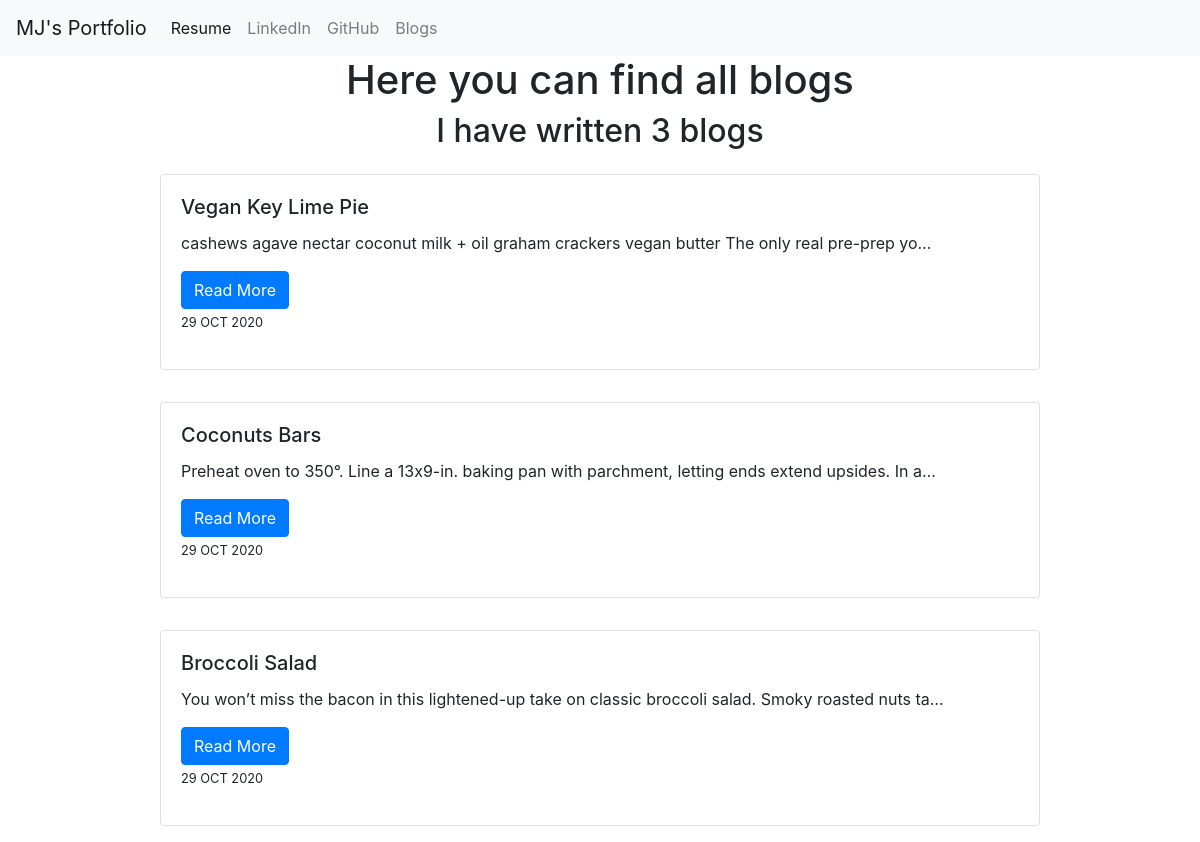
Screenshot of /blog/ with the database file from the repository.
### blog/models.py (models this page shows, shortened)
class Blog(models.Model):
    title = models.CharField(max_length=200)
    description = models.TextField()
    date = models.DateField(auto_now=True)

### blog/views.py (the view)
# urls.py: path('', views.all_blogs, name='all_blogs'),
def all_blogs(request):
    blog = Blog.objects.all()
    return render(request, 'all_blogs.html', {'blog': blog})

### blog/templates/all_blogs.html (shortened to what this page needs)
<!DOCTYPE html>
<html lang="en">
<head>
</head>
<body>
{% extends 'base_template.html' %}
{% block content %}
{% load static %}
<div style="text-align: center;">
    <h1>Here you can find all blogs</h1>
    <h2>I have written {{ blog.count }} blog{{ blog.count|pluralize }} </h2>
</div>
{% load static %}
{% for item in blog %}
<div class="d-flex p-3 bd-highlight flex-row  justify-content-center align-items-center">
    <div class="card" style="width: 55rem;">
        <div class="card-body">
            <h5 class="card-title">{{ item.title }}</h5>
            <p class="card-text">{{ item.description|truncatechars:100|striptags }}</p>
            <a href="{% url 'blog:details' item.id %}" class="btn btn-primary">Read More</a>
            <p><small class="muted-text">{{ item.date|date:'d M Y'|upper }}</small></p>
        </div>
    </div>
</div>
{% endfor %}
{% endblock %}

### portfolio/templates/base_template.html (shortened to what this page needs)
<!doctype html>
<html lang="en">
  <head>
    <link rel="stylesheet" href="https://cdn.jsdelivr.net/npm/bootstrap@4.5.3/dist/css/bootstrap.min.css">
  </head>
  <body>
  {% load static %}
  <nav class="navbar navbar-expand-lg navbar-light bg-light">
  <a class="navbar-brand" href="{% url 'homepage' %}">MJ's Portfolio</a>
  <div class="collapse navbar-collapse" id="navbarSupportedContent">
    <ul class="navbar-nav mr-auto">
      <li class="nav-item active">
        <a class="nav-link" href="{% static 'portfolio/MJ_Resume.pdf' %}">Resume<span class="sr-only">(current)</span></a>
      </li>
      <li class="nav-item">
        <a class="nav-link" href="https://www.linkedin.com/in/mohamed-jeafer/">LinkedIn</a>
      </li>
         <li class="nav-item">
        <a class="nav-link" href="https://github.com/Mohamed-Jeafer/">GitHub</a>
      </li>
         <li class="nav-item">
        <a class="nav-link" href="{% url 'blog:all_blogs' %}">Blogs</a>
      </li>
    </ul>
  </div>
</nav>
  {% block content %}{% endblock %}
  </body>
</html>

### rows the page displays
Blog: title "Vegan Key Lime Pie", description "cashews agave nectar coconut milk + oil graham crackers vegan butter The only real pre-prep yo…", date "29 OCT 2020"
Blog: title "Coconuts Bars", description "Preheat oven to 350°. Line a 13x9-in. baking pan with parchment, letting ends extend upsides. In a…", date "29 OCT 2020"
Blog: title "Broccoli Salad", description "You won’t miss the bacon in this lightened-up take on classic broccoli salad. Smoky roasted nuts ta…", date "29 OCT 2020"

### other values shown
{{ blog.count }} "3"
